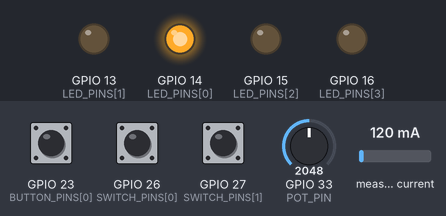
Bench run of a sketch on a simulated ESP32. Parts: output pins drawn as LEDs (lit = HIGH). Wiring (inferred from the names in the program): INA219 current sensor at I2C address 0x40. Inputs (shaded band) come from the test bench; at power-on: GPIO 23 (BUTTON_PINS[0]) HIGH, GPIO 26 (SWITCH_PINS[0]) HIGH, GPIO 27 (SWITCH_PINS[1]) HIGH, GPIO 33 (POT_PIN) = 2048, measured current 120 mA (analog values on the 0–4095 scale). What the sketch prints to the serial monitor is not drawn.

Above: at 1.7 s.
1.8 s: GPIO 23 (BUTTON_PINS[0]) pulled LOW for 1.25 s
At 2.8 s:
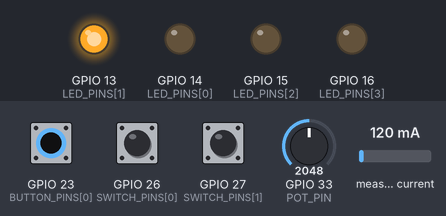
7.1 s: GPIO 26 (SWITCH_PINS[0]) pulled LOW for 1.25 s
At 12.8 s:
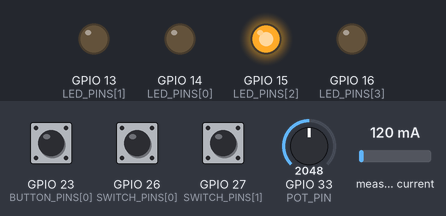
Timing chart, 0 to 15.5 s (numbered marks = the images above; inputs shaded):
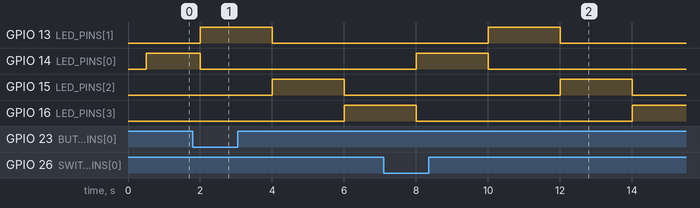

The sketch:

basic_pcb_io.ino
```cpp
/*
  ESP32 I/O Demo
  - Cycles through 4 LEDs, one on at a time
  - Reads 1 button, 2 switches, and 1 potentiometer (ADC)
  - Lets you set the MCP4725 DAC value (0-4095) over Serial
  - Prints all statuses to the Serial Monitor once per second

  Serial Monitor baud rate: 115200
  Line ending: any (Newline, Carriage return, Both, or none+Enter all work)
*/

#include <Adafruit_MCP4725.h>

// ---------- Pin definitions ----------
const int LED_PINS[4]    = {14, 13, 15, 16};
const int BUTTON_PINS[2] = {23, 0};
const int SWITCH_PINS[2] = {26, 27};
const int POT_PIN        = 33;   // ADC1 pin, input-only (safe to use with WiFi)

const int SDA_2 = 18;
const int SCL_2 = 19;

// ---------- Timing (milliseconds) ----------
const unsigned long LED_INTERVAL_MS   = 2000;   // how often the active LED advances
const unsigned long PRINT_INTERVAL_MS = 1000;   // how often status is printed

// ---------- ADC settings ----------
const int   ADC_MAX      = 4095;  // 12-bit resolution
const float ADC_REF_VOLT = 3.3;   // approximate; ESP32 ADC is not perfectly linear

// ---------- DAC settings ----------
// MCP4725 is 12-bit
const long  DAC_MAX  = 4095;
const float DAC_VREF = 3.3;  // DAC supply voltage (used only for the printed estimate)

// ---------- State ----------
int currentLed = 0;
unsigned long lastLedChange = 0;
unsigned long lastPrint = 0;

// ---------- DAC object ----------
Adafruit_MCP4725 dac;

// Set only one LED high, all others low
void setActiveLed(int index) {
  for (int i = 0; i < 4; i++) {
    digitalWrite(LED_PINS[i], (i == index) ? HIGH : LOW);
  }
}

void setup() {
  Serial.begin(115200);
  delay(500);

  // MCP4725 External DAC Setup
  Wire1.begin(SDA_2, SCL_2);
  dac.begin(0x60, &Wire1);
  dac.setVoltage(2048, false);

  // INA219 Current Sensor Setup
  ina219Init();

  for (int i = 0; i < 4; i++) {
    pinMode(LED_PINS[i], OUTPUT);
    digitalWrite(LED_PINS[i], LOW);
  }

  for (int i = 0; i < 2; i++) {
    pinMode(BUTTON_PINS[i], INPUT_PULLUP);
  }
  for (int i = 0; i < 2; i++) {
    pinMode(SWITCH_PINS[i], INPUT_PULLUP);
  }

  analogReadResolution(12);  // 0-4095
  pinMode(POT_PIN, INPUT);

  setActiveLed(currentLed);

  Serial.println("ESP32 I/O demo started");
  Serial.printf("Type a DAC value (0-%ld) and press Enter to set the output.\n", DAC_MAX);
}

void loop() {
  unsigned long now = millis();

  // Advance to the next LED (non-blocking)
  if (now - lastLedChange >= LED_INTERVAL_MS) {
    lastLedChange = now;
    currentLed = (currentLed + 1) % 4;
    setActiveLed(currentLed);
  }

  // Print status once per second
  if (now - lastPrint >= PRINT_INTERVAL_MS) {
    lastPrint = now;

    // Inputs are active-low because of the internal pull-ups
    bool btn1       = (digitalRead(BUTTON_PINS[0]) == LOW);
    bool btn2       = (digitalRead(BUTTON_PINS[1]) == LOW);
    bool sw1        = (digitalRead(SWITCH_PINS[0]) == LOW);
    bool sw2        = (digitalRead(SWITCH_PINS[1]) == LOW);
    float current   = (float) readCurrent_uA();

    int   potRaw     = analogRead(POT_PIN);
    float potPercent = (potRaw * 100.0) / ADC_MAX;
    float potVolts   = (potRaw * ADC_REF_VOLT) / ADC_MAX;
    int   dacValue   = potRaw;  // For this demo, the DAC is set to the potentiometer value
    dac.setVoltage(dacValue, false);

    Serial.println("------------------------------");
    Serial.printf("Active LED : %d (GPIO %d)\n", currentLed + 1, LED_PINS[currentLed]);
    Serial.printf("Button 1   : %s\n", btn1 ? "PRESSED" : "released");
    Serial.printf("Button 2   : %s\n", btn2 ? "PRESSED" : "released");
    Serial.printf("Switch 1   : %s\n", sw1 ? "ON" : "OFF");
    Serial.printf("Switch 2   : %s\n", sw2 ? "ON" : "OFF");
    Serial.printf("Pot        : %d / %d  (%.1f%%, ~%.2f V)\n",
                  potRaw, ADC_MAX, potPercent, potVolts);
    Serial.printf("DAC        : %d / %ld  (~%.3f V)\n",
                  dacValue, DAC_MAX, (dacValue * DAC_VREF) / DAC_MAX);
    Serial.printf("Current    : %.1f uA\n", current);
  }
}
```

ina219.ino
```cpp
// ---- INA219 minimal driver (Wire, address 0x40) ----
const uint8_t  INA219_ADDR        = 0x40;
const float    SHUNT_OHMS         = 33.00f;     // use your measured resistor value
const uint16_t INA219_CONFIG_REG  = 0x00;
const uint16_t INA219_CONFIG      = 0x19F5;    // PGA /8 (±320 mV), shunt 12-bit x64 avg, shunt-only continuous
const uint16_t INA219_RESET       = 0x8000;    // System reset

void ina219Write(uint8_t reg, uint16_t val) {
  Wire.beginTransmission(INA219_ADDR);
  Wire.write(reg);
  Wire.write((uint8_t)(val >> 8));
  Wire.write((uint8_t)(val & 0xFF));
  Wire.endTransmission();
}

void ina219Init() {
  Wire.begin();
  Wire.setClock(400000);
  ina219Write(INA219_CONFIG_REG, INA219_RESET);    // reset
  delay(1);
  ina219Write(INA219_CONFIG_REG, INA219_CONFIG);

  Wire.beginTransmission(INA219_ADDR);
  Wire.write((uint8_t)0x01);        // point at shunt voltage register once
  Wire.endTransmission();
}

int16_t ina219ReadShuntRaw() {
  Wire.beginTransmission(INA219_ADDR);
  Wire.write((uint8_t)0x01);              // shunt voltage register
  Wire.endTransmission();
  Wire.requestFrom(INA219_ADDR, (uint8_t)2);
  uint8_t hi = Wire.read();
  uint8_t lo = Wire.read();
  return (int16_t)((hi << 8) | lo);
}

float readCurrent_uA() {
  return ina219ReadShuntRaw() * 10.0f / SHUNT_OHMS;   // 10 µV/LSB ÷ ohms = µA
}
```
